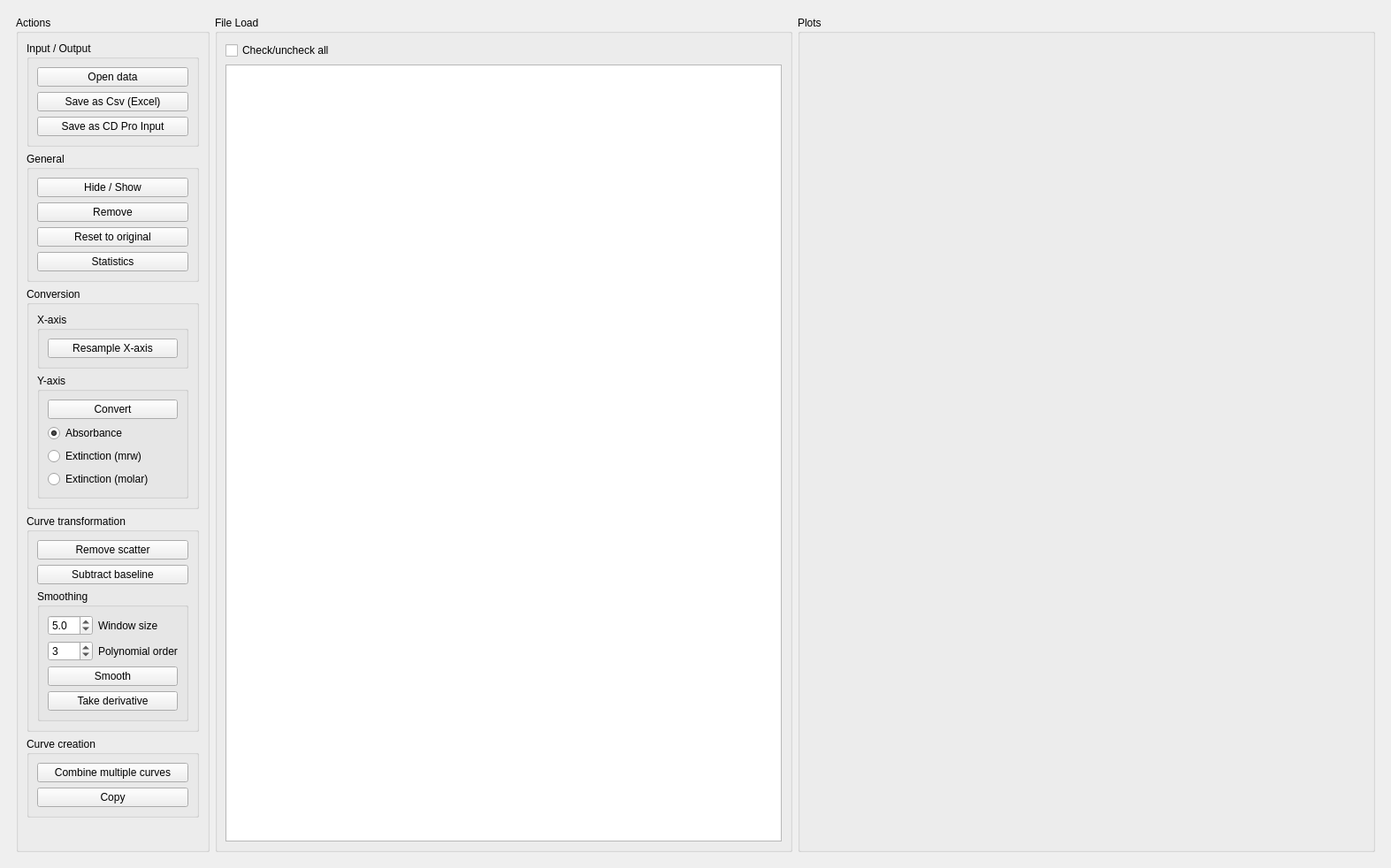
<?xml version="1.0" encoding="UTF-8"?>
<ui version="4.0">
 <class>MainWindow</class>
 <widget class="QMainWindow" name="MainWindow">
  <property name="geometry">
   <rect>
    <x>0</x>
    <y>0</y>
    <width>1573</width>
    <height>982</height>
   </rect>
  </property>
  <property name="sizePolicy">
   <sizepolicy hsizetype="Preferred" vsizetype="Preferred">
    <horstretch>0</horstretch>
    <verstretch>0</verstretch>
   </sizepolicy>
  </property>
  <property name="windowTitle">
   <string>Spectral</string>
  </property>
  <property name="windowIcon">
   <iconset resource="spectral.qrc">
    <normaloff>:/spectral.png</normaloff>:/spectral.png</iconset>
  </property>
  <property name=".\Resources" stdset="0">
   <string/>
  </property>
  <widget class="QWidget" name="centralwidget">
   <property name="sizePolicy">
    <sizepolicy hsizetype="Expanding" vsizetype="Expanding">
     <horstretch>0</horstretch>
     <verstretch>0</verstretch>
    </sizepolicy>
   </property>
   <layout class="QVBoxLayout" name="verticalLayout_4">
    <item>
     <widget class="QWidget" name="actionWidget" native="true">
      <layout class="QHBoxLayout" name="horizontalLayout">
       <item>
        <widget class="QGroupBox" name="grp_actions">
         <property name="sizePolicy">
          <sizepolicy hsizetype="Preferred" vsizetype="Preferred">
           <horstretch>0</horstretch>
           <verstretch>0</verstretch>
          </sizepolicy>
         </property>
         <property name="title">
          <string>Actions</string>
         </property>
         <layout class="QVBoxLayout" name="verticalLayout_3">
          <item>
           <widget class="QGroupBox" name="groupBox_7">
            <property name="title">
             <string>Input / Output</string>
            </property>
            <layout class="QVBoxLayout" name="verticalLayout_11">
             <item>
              <widget class="QPushButton" name="btn_open">
               <property name="text">
                <string>Open data</string>
               </property>
              </widget>
             </item>
             <item>
              <widget class="QPushButton" name="btn_save_csv">
               <property name="text">
                <string>Save as Csv (Excel)</string>
               </property>
              </widget>
             </item>
             <item>
              <widget class="QPushButton" name="btn_save_cdpro">
               <property name="text">
                <string>Save as CD Pro Input</string>
               </property>
              </widget>
             </item>
            </layout>
           </widget>
          </item>
          <item>
           <widget class="QGroupBox" name="groupBox_2">
            <property name="title">
             <string>General</string>
            </property>
            <layout class="QVBoxLayout" name="verticalLayout_6">
             <item>
              <widget class="QPushButton" name="btn_hide">
               <property name="sizePolicy">
                <sizepolicy hsizetype="Minimum" vsizetype="Fixed">
                 <horstretch>0</horstretch>
                 <verstretch>0</verstretch>
                </sizepolicy>
               </property>
               <property name="text">
                <string>Hide / Show</string>
               </property>
              </widget>
             </item>
             <item>
              <widget class="QPushButton" name="btn_remove">
               <property name="text">
                <string>Remove</string>
               </property>
              </widget>
             </item>
             <item>
              <widget class="QPushButton" name="btn_reset">
               <property name="text">
                <string>Reset to original</string>
               </property>
              </widget>
             </item>
             <item>
              <widget class="QPushButton" name="btn_stats">
               <property name="text">
                <string>Statistics</string>
               </property>
              </widget>
             </item>
            </layout>
           </widget>
          </item>
          <item>
           <widget class="QGroupBox" name="groupBox">
            <property name="sizePolicy">
             <sizepolicy hsizetype="Preferred" vsizetype="Preferred">
              <horstretch>0</horstretch>
              <verstretch>0</verstretch>
             </sizepolicy>
            </property>
            <property name="title">
             <string>Conversion</string>
            </property>
            <layout class="QVBoxLayout" name="verticalLayout_5">
             <item>
              <widget class="QGroupBox" name="groupBox_6">
               <property name="title">
                <string>X-axis</string>
               </property>
               <layout class="QVBoxLayout" name="verticalLayout_10">
                <item>
                 <widget class="QPushButton" name="btn_resample">
                  <property name="text">
                   <string>Resample X-axis</string>
                  </property>
                 </widget>
                </item>
               </layout>
              </widget>
             </item>
             <item>
              <widget class="QGroupBox" name="groupBox_5">
               <property name="title">
                <string>Y-axis</string>
               </property>
               <layout class="QVBoxLayout" name="verticalLayout_9">
                <item>
                 <widget class="QPushButton" name="btn_convert">
                  <property name="text">
                   <string>Convert</string>
                  </property>
                 </widget>
                </item>
                <item>
                 <widget class="QRadioButton" name="rb_dAbs">
                  <property name="text">
                   <string>Absorbance</string>
                  </property>
                  <property name="checked">
                   <bool>true</bool>
                  </property>
                 </widget>
                </item>
                <item>
                 <widget class="QRadioButton" name="rb_dEps_mrw">
                  <property name="text">
                   <string>Extinction (mrw)</string>
                  </property>
                 </widget>
                </item>
                <item>
                 <widget class="QRadioButton" name="rb_dEps_M">
                  <property name="text">
                   <string>Extinction (molar)</string>
                  </property>
                 </widget>
                </item>
               </layout>
              </widget>
             </item>
            </layout>
           </widget>
          </item>
          <item>
           <widget class="QGroupBox" name="groupBox_3">
            <property name="title">
             <string>Curve transformation</string>
            </property>
            <layout class="QVBoxLayout" name="verticalLayout_7">
             <item>
              <widget class="QPushButton" name="btn_scatter">
               <property name="text">
                <string>Remove scatter</string>
               </property>
              </widget>
             </item>
             <item>
              <widget class="QPushButton" name="btn_subtract_bl">
               <property name="text">
                <string>Subtract baseline</string>
               </property>
              </widget>
             </item>
             <item>
              <widget class="QGroupBox" name="grp_smoothing">
               <property name="title">
                <string>Smoothing</string>
               </property>
               <layout class="QVBoxLayout" name="verticalLayout_12">
                <item>
                 <layout class="QGridLayout" name="gridLayout">
                  <item row="0" column="0">
                   <widget class="QDoubleSpinBox" name="spin_smooth_window">
                    <property name="sizePolicy">
                     <sizepolicy hsizetype="Maximum" vsizetype="Fixed">
                      <horstretch>0</horstretch>
                      <verstretch>0</verstretch>
                     </sizepolicy>
                    </property>
                    <property name="decimals">
                     <number>1</number>
                    </property>
                    <property name="minimum">
                     <double>0.100000000000000</double>
                    </property>
                    <property name="maximum">
                     <double>50.000000000000000</double>
                    </property>
                    <property name="singleStep">
                     <double>0.100000000000000</double>
                    </property>
                    <property name="value">
                     <double>5.000000000000000</double>
                    </property>
                   </widget>
                  </item>
                  <item row="0" column="1">
                   <widget class="QLabel" name="lbl_smooth_window">
                    <property name="sizePolicy">
                     <sizepolicy hsizetype="Maximum" vsizetype="Preferred">
                      <horstretch>0</horstretch>
                      <verstretch>0</verstretch>
                     </sizepolicy>
                    </property>
                    <property name="text">
                     <string>Window size</string>
                    </property>
                    <property name="alignment">
                     <set>Qt::AlignLeading|Qt::AlignLeft|Qt::AlignVCenter</set>
                    </property>
                   </widget>
                  </item>
                  <item row="1" column="0">
                   <widget class="QSpinBox" name="spin_smooth_order">
                    <property name="sizePolicy">
                     <sizepolicy hsizetype="Minimum" vsizetype="Fixed">
                      <horstretch>0</horstretch>
                      <verstretch>0</verstretch>
                     </sizepolicy>
                    </property>
                    <property name="frame">
                     <bool>true</bool>
                    </property>
                    <property name="maximum">
                     <number>5</number>
                    </property>
                    <property name="value">
                     <number>3</number>
                    </property>
                   </widget>
                  </item>
                  <item row="1" column="1">
                   <widget class="QLabel" name="lbl_smooth_order">
                    <property name="sizePolicy">
                     <sizepolicy hsizetype="Maximum" vsizetype="Preferred">
                      <horstretch>0</horstretch>
                      <verstretch>0</verstretch>
                     </sizepolicy>
                    </property>
                    <property name="text">
                     <string>Polynomial order</string>
                    </property>
                   </widget>
                  </item>
                 </layout>
                </item>
                <item>
                 <widget class="QPushButton" name="btn_smooth">
                  <property name="text">
                   <string>Smooth</string>
                  </property>
                 </widget>
                </item>
                <item>
                 <widget class="QPushButton" name="btn_deriv">
                  <property name="text">
                   <string>Take derivative</string>
                  </property>
                 </widget>
                </item>
               </layout>
              </widget>
             </item>
            </layout>
           </widget>
          </item>
          <item>
           <widget class="QGroupBox" name="groupBox_4">
            <property name="title">
             <string>Curve creation</string>
            </property>
            <layout class="QVBoxLayout" name="verticalLayout_8">
             <item>
              <widget class="QPushButton" name="btn_math">
               <property name="enabled">
                <bool>true</bool>
               </property>
               <property name="text">
                <string>Combine multiple curves</string>
               </property>
              </widget>
             </item>
             <item>
              <widget class="QPushButton" name="btn_copy">
               <property name="text">
                <string>Copy</string>
               </property>
              </widget>
             </item>
            </layout>
           </widget>
          </item>
          <item>
           <spacer name="verticalSpacer">
            <property name="orientation">
             <enum>Qt::Vertical</enum>
            </property>
            <property name="sizeHint" stdset="0">
             <size>
              <width>20</width>
              <height>40</height>
             </size>
            </property>
           </spacer>
          </item>
         </layout>
        </widget>
       </item>
       <item>
        <widget class="QGroupBox" name="grp_files">
         <property name="title">
          <string>File Load</string>
         </property>
         <layout class="QVBoxLayout" name="verticalLayout_2">
          <item>
           <widget class="QCheckBox" name="chk_all_files">
            <property name="text">
             <string>Check/uncheck all</string>
            </property>
           </widget>
          </item>
          <item>
           <widget class="QTableWidget" name="tbl_files">
            <property name="sizePolicy">
             <sizepolicy hsizetype="Expanding" vsizetype="Expanding">
              <horstretch>0</horstretch>
              <verstretch>0</verstretch>
             </sizepolicy>
            </property>
            <property name="font">
             <font>
              <pointsize>8</pointsize>
             </font>
            </property>
            <property name="mouseTracking">
             <bool>true</bool>
            </property>
            <property name="rowCount">
             <number>0</number>
            </property>
            <property name="columnCount">
             <number>0</number>
            </property>
            <attribute name="horizontalHeaderStretchLastSection">
             <bool>true</bool>
            </attribute>
            <attribute name="verticalHeaderVisible">
             <bool>false</bool>
            </attribute>
           </widget>
          </item>
         </layout>
        </widget>
       </item>
       <item>
        <widget class="QGroupBox" name="grp_plots">
         <property name="title">
          <string>Plots</string>
         </property>
         <layout class="QVBoxLayout" name="verticalLayout">
          <item>
           <widget class="QWidget" name="mpl_window" native="true">
            <property name="sizePolicy">
             <sizepolicy hsizetype="Expanding" vsizetype="Expanding">
              <horstretch>0</horstretch>
              <verstretch>0</verstretch>
             </sizepolicy>
            </property>
            <layout class="QVBoxLayout" name="mpl_layout"/>
           </widget>
          </item>
         </layout>
        </widget>
       </item>
      </layout>
     </widget>
    </item>
   </layout>
  </widget>
  <action name="action_open">
   <property name="icon">
    <iconset>
     <normaloff>Resources/mjs-open-data.png</normaloff>Resources/mjs-open-data.png</iconset>
   </property>
   <property name="text">
    <string>Open data</string>
   </property>
  </action>
  <action name="action_save">
   <property name="enabled">
    <bool>true</bool>
   </property>
   <property name="icon">
    <iconset>
     <normaloff>Resources/mjs_save_csv.png</normaloff>Resources/mjs_save_csv.png</iconset>
   </property>
   <property name="text">
    <string>Save results</string>
   </property>
   <property name="toolTip">
    <string>Save results in csv file</string>
   </property>
  </action>
  <action name="action_quit">
   <property name="text">
    <string>Quit</string>
   </property>
   <property name="menuRole">
    <enum>QAction::QuitRole</enum>
   </property>
  </action>
  <action name="action_save_cdpro">
   <property name="icon">
    <iconset>
     <normaloff>Resources/mjs_cdpro_input.png</normaloff>Resources/mjs_cdpro_input.png</iconset>
   </property>
   <property name="text">
    <string>Save as CDPro Input File</string>
   </property>
   <property name="toolTip">
    <string>Save as CDPro Input file</string>
   </property>
  </action>
 </widget>
 <resources>
  <include location="spectral.qrc"/>
 </resources>
 <connections/>
</ui>
